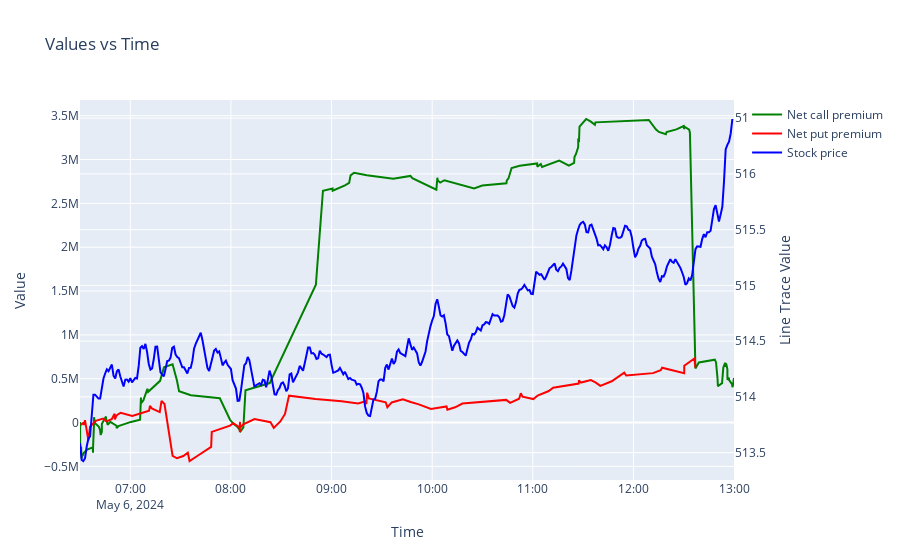
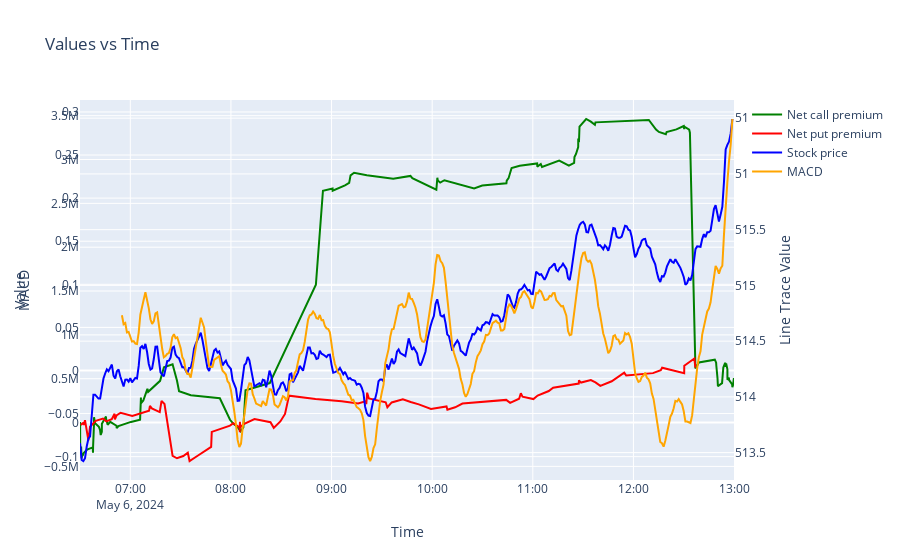

The notebook cell these images were saved under, in order:
### Code cell
import importlib
import flow_data_loader
importlib.reload(flow_data_loader)
from flow_data_loader import FlowDataLoader
import pandas as pd
from datetime import datetime
import os
from stock_pandas import StockDataFrame
import pytz

def to_timestamp_obj(epoch_time):
    return datetime.fromtimestamp(epoch_time / 1000, pytz.timezone("US/Pacific"))

def get_stock_df(date_obj):
    file_name = "stock_" + date_str + ".csv"
    spy_stock_path=os.path.join("../data/flow_data/", str(date_obj.month), str(date_obj.day), file_name)
    df = pd.read_csv(spy_stock_path)
    df['timestamp_obj'] = df['timestamp'].apply(to_timestamp_obj)
    # Filter between 6:30 and 1:00
    filtered_df = df[((df['timestamp_obj'].dt.hour == 6) & (df['timestamp_obj'].dt.minute >= 30)) | 
                     ((df['timestamp_obj'].dt.hour >= 7) & (df['timestamp_obj'].dt.hour < 13)) | 
                     ((df['timestamp_obj'].dt.hour == 0) & (df['timestamp_obj'].dt.minute == 0))]
    filtered_df = StockDataFrame(filtered_df, date_col='timestamp_obj')
    filtered_df['timestamp_obj'] = filtered_df.index
    filtered_df['macdh'] = filtered_df['macd.histogram']
    return filtered_df

# Can lookup any date in april 2024. Flow data available until '2024-05-06'
date_str = '2024-05-06' # compare with May6TradyticsNetFlowPlot.html for 2024-05-06'
date_obj = datetime.strptime(date_str, '%Y-%m-%d')
df = get_stock_df(date_obj)
f_loader = FlowDataLoader()
put_data = f_loader.get_put_data_for_date(date_obj)
bullish_put_data = f_loader.get_bullish_put_data(date_obj)
bearish_put_data = f_loader.get_bearish_put_data(date_obj)
bearish_call_data = f_loader.get_bearish_call_data(date_obj)
bullish_call_data = f_loader.get_bullish_call_data(date_obj)
net_call_premium, net_call_time = f_loader.get_net_call_premium(date_obj)
net_put_premium, net_put_time = f_loader.get_net_put_premium(date_obj)

# https://tradytics.com/options-market netflow
f_loader.plot_flow_without_macd(df, net_call_premium, net_call_time, net_put_premium, net_put_time)
# convergence subplot for macd
f_loader.plot_flow_with_macd(df, net_call_premium, net_call_time, net_put_premium, net_put_time)

### Figure 1 — Plotly figure (JSON) as saved in the notebook; plotly's stock layout.template omitted (floating-point values rounded to 4 significant figures; data arrays with more than 128 entries replaced by an {"elided": "..."} marker saying what was removed)
{"data": [{"connectgaps": true, "line": {"color": "green"}, "mode": "lines", "name": "Net call premium", "type": "scatter", "x": {"elided": "219 str values"}, "y": {"elided": "219 float values"}}, {"connectgaps": true, "line": {"color": "red"}, "mode": "lines", "name": "Net put premium", "type": "scatter", "x": {"elided": "219 str values"}, "y": {"elided": "219 float values"}}, {"line": {"color": "blue"}, "mode": "lines", "name": "Stock price", "type": "scatter", "x": {"elided": "390 str values"}, "y": {"elided": "390 float values"}, "yaxis": "y2"}], "layout": {"autosize": true, "title": {"text": "Values vs Time"}, "xaxis": {"autorange": true, "range": ["2024-05-06 06:30", "2024-05-06 12:59:58"], "title": {"text": "Time"}, "type": "date"}, "yaxis": {"autorange": true, "range": [-655100.0, 3679000.0], "title": {"text": "Value"}, "type": "linear"}, "yaxis2": {"autorange": true, "overlaying": "y", "range": [513.3, 516.7], "side": "right", "title": {"text": "Line Trace Value"}, "type": "linear"}}}

### Figure 2 — Plotly figure (JSON) as saved in the notebook; plotly's stock layout.template omitted (floating-point values rounded to 4 significant figures; data arrays with more than 128 entries replaced by an {"elided": "..."} marker saying what was removed)
{"data": [{"connectgaps": true, "line": {"color": "green"}, "mode": "lines", "name": "Net call premium", "type": "scatter", "x": {"elided": "219 str values"}, "y": {"elided": "219 float values"}}, {"connectgaps": true, "line": {"color": "red"}, "mode": "lines", "name": "Net put premium", "type": "scatter", "x": {"elided": "219 str values"}, "y": {"elided": "219 float values"}}, {"line": {"color": "blue"}, "mode": "lines", "name": "Stock price", "type": "scatter", "x": {"elided": "390 str values"}, "y": {"elided": "390 float values"}, "yaxis": "y2"}, {"line": {"color": "orange"}, "mode": "lines", "name": "MACD", "type": "scatter", "x": {"elided": "390 str values"}, "y": {"elided": "390 float values"}, "yaxis": "y3"}], "layout": {"autosize": true, "title": {"text": "Values vs Time"}, "xaxis": {"autorange": true, "range": ["2024-05-06 06:30", "2024-05-06 12:59:58"], "title": {"text": "Time"}, "type": "date"}, "yaxis": {"autorange": true, "range": [-655100.0, 3679000.0], "title": {"text": "Value"}, "type": "linear"}, "yaxis2": {"autorange": true, "overlaying": "y", "range": [513.3, 516.7], "side": "right", "title": {"text": "Line Trace Value"}, "type": "linear"}, "yaxis3": {"autorange": true, "overlaying": "y", "range": [-0.1271, 0.3139], "side": "left", "title": {"text": "MACD"}, "type": "linear"}}}
